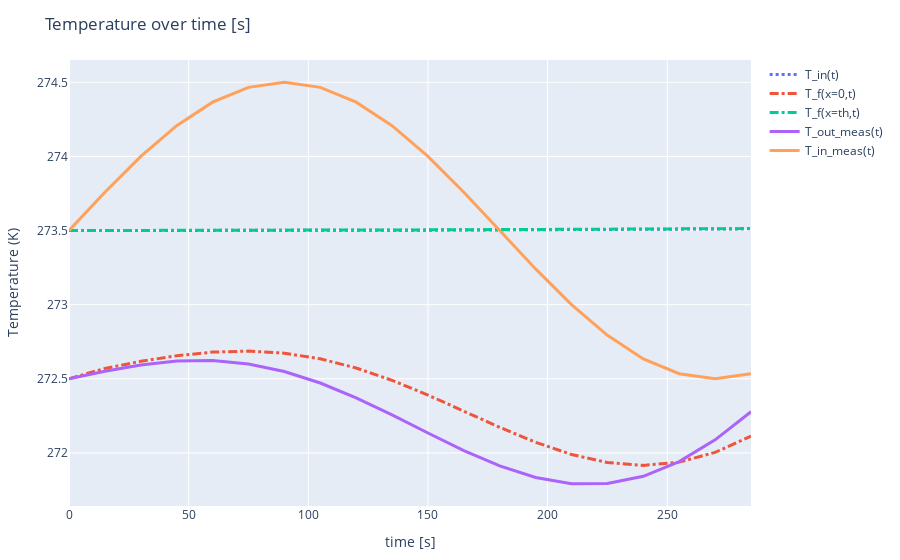

Notebook source saved alongside this figure:
### Code cell
labels = ["T_in(t)","T_f(x=0,t)", "T_f(x=th,t)","T_out_meas(t)","T_in_meas(t)"];
vals = [T_in[1:end-1], T_f[1, 1:end-1],  T_f[end, 1:end-1], T_out_meas[1:end-1], T_in_meas[1:end-1]]
linewidths = [3,3,3, 3,3]
dashtypes = ["dot", "dashdot",  "dashdot", "none", "none"]


traces = [PlotlyJS.scatter(x=vec(time_val),  y=val, mode="lines", name=label, line=attr(width=lw, dash=dt)) for (val,label, lw, dt) in zip(vals, labels, linewidths, dashtypes)];


p3 = PlotlyJS.plot(traces, Layout(;title="Temperature over time [s]", showlegend=true, xaxis_title=" time [s]", yaxis_title="Temperature (K)" ),  config=PlotConfig(scrollZoom=false));
p3

### Figure 1 — Plotly figure (JSON) as saved in the notebook; plotly's stock layout.template omitted (floating-point values rounded to 4 significant figures)
{"data": [{"line": {"dash": "dot", "width": 3}, "mode": "lines", "name": "T_in(t)", "type": "scatter", "x": [0, 15, 30, 45, 60, 75, 90, 105, 120, 135, 150, 165, 180, 195, 210, 225, 240, 255, 270, 285, 300], "y": [273.5, 273.5, 273.5, 273.5, 273.5, 273.5, 273.5, 273.5, 273.5, 273.5, 273.5, 273.5, 273.5, 273.5, 273.5, 273.5, 273.5, 273.5, 273.5, 273.5]}, {"line": {"dash": "dashdot", "width": 3}, "mode": "lines", "name": "T_f(x=0,t)", "type": "scatter", "x": [0, 15, 30, 45, 60, 75, 90, 105, 120, 135, 150, 165, 180, 195, 210, 225, 240, 255, 270, 285, 300], "y": [272.5, 272.6, 272.6, 272.7, 272.7, 272.7, 272.7, 272.6, 272.6, 272.5, 272.4, 272.3, 272.2, 272.1, 272.0, 271.9, 271.9, 271.9, 272.0, 272.1]}, {"line": {"dash": "dashdot", "width": 3}, "mode": "lines", "name": "T_f(x=th,t)", "type": "scatter", "x": [0, 15, 30, 45, 60, 75, 90, 105, 120, 135, 150, 165, 180, 195, 210, 225, 240, 255, 270, 285, 300], "y": [273.5, 273.5, 273.5, 273.5, 273.5, 273.5, 273.5, 273.5, 273.5, 273.5, 273.5, 273.5, 273.5, 273.5, 273.5, 273.5, 273.5, 273.5, 273.5, 273.5]}, {"line": {"dash": "none", "width": 3}, "mode": "lines", "name": "T_out_meas(t)", "type": "scatter", "x": [0, 15, 30, 45, 60, 75, 90, 105, 120, 135, 150, 165, 180, 195, 210, 225, 240, 255, 270, 285, 300], "y": [272.5, 272.6, 272.6, 272.6, 272.6, 272.6, 272.5, 272.5, 272.4, 272.3, 272.1, 272.0, 271.9, 271.8, 271.8, 271.8, 271.8, 271.9, 272.1, 272.3]}, {"line": {"dash": "none", "width": 3}, "mode": "lines", "name": "T_in_meas(t)", "type": "scatter", "x": [0, 15, 30, 45, 60, 75, 90, 105, 120, 135, 150, 165, 180, 195, 210, 225, 240, 255, 270, 285, 300], "y": [273.5, 273.8, 274, 274.2, 274.4, 274.5, 274.5, 274.5, 274.4, 274.2, 274, 273.8, 273.5, 273.2, 273, 272.8, 272.6, 272.5, 272.5, 272.5]}], "layout": {"margin": {"b": 50, "l": 50, "r": 50, "t": 60}, "showlegend": true, "title": "Temperature over time [s]", "xaxis": {"title": {"text": " time [s]"}}, "yaxis": {"title": {"text": "Temperature (K)"}}}}
